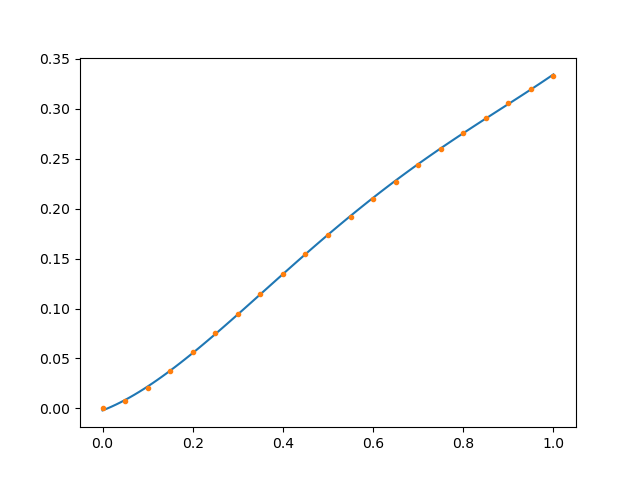

This chart was generated by the following Python code:
import numpy as np
import matplotlib.pyplot as plt
import pylab as pl

# p      f    1/p     f
FormF = np.array([
    [0.00, 1.000, 0.00, 0.000],
    [0.05, 0.926, 0.05, 0.007],
    [0.10, 0.861, 0.10, 0.020],
    [0.15, 0.803, 0.15, 0.037],
    [0.20, 0.750, 0.20, 0.056],
    [0.25, 0.704, 0.25, 0.075],
    [0.30, 0.661, 0.30, 0.095],
    [0.35, 0.623, 0.35, 0.115],
    [0.40, 0.588, 0.40, 0.135],
    [0.45, 0.556, 0.45, 0.155],
    [0.50, 0.527, 0.50, 0.174],
    [0.55, 0.500, 0.55, 0.192],
    [0.60, 0.476, 0.60, 0.210],
    [0.65, 0.453, 0.65, 0.227],
    [0.70, 0.432, 0.70, 0.244],
    [0.75, 0.413, 0.75, 0.260],
    [0.80, 0.394, 0.80, 0.276],
    [0.85, 0.378, 0.85, 0.291],
    [0.90, 0.362, 0.90, 0.306],
    [0.95, 0.347, 0.95, 0.320],
    [1.00, 0.333, 1.00, 0.333]], float)

X = np.linspace(0, 1, 100)
C = np.polyfit(FormF[:, 0], FormF[:, 1], 4)
Cinv = np.polyfit(FormF[:, 2], FormF[:, 3], 4)

print(C)
print(Cinv)

Y = np.polyval(C, X)
Yinv = np.polyval(Cinv, X)

plt.figure()
plt.plot(X, Y)
plt.plot(FormF[:, 0], FormF[:, 1], '.')
plt.figure()
plt.plot(X, Yinv)
plt.plot(FormF[:, 2], FormF[:, 3], '.')
plt.savefig("./SpaceChargeFormFactor.png")

# Fit results:
# polynomial coefficients
# C = [ 0.32685993 -1.10422029  1.64157723 -1.52987752  0.99919503]
# Cinv = [ 0.39122685 -0.97242357  0.74316934  0.1744343  -0.0020169 ]
